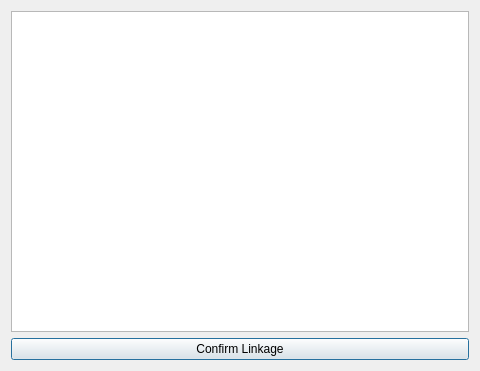
<?xml version="1.0" encoding="UTF-8"?>
<ui version="4.0">
 <class>NNtoTagsLinkageWindow</class>
 <widget class="QDialog" name="NNtoTagsLinkageWindow">
  <property name="geometry">
   <rect>
    <x>0</x>
    <y>0</y>
    <width>480</width>
    <height>371</height>
   </rect>
  </property>
  <property name="windowTitle">
   <string>Dialog</string>
  </property>
  <layout class="QGridLayout" name="gridLayout">
   <item row="0" column="0">
    <widget class="QTableWidget" name="nnLinkingTable"/>
   </item>
   <item row="1" column="0">
    <widget class="QPushButton" name="confirmLinkageBtn">
     <property name="text">
      <string>Confirm Linkage</string>
     </property>
    </widget>
   </item>
  </layout>
 </widget>
 <resources/>
 <connections/>
</ui>
